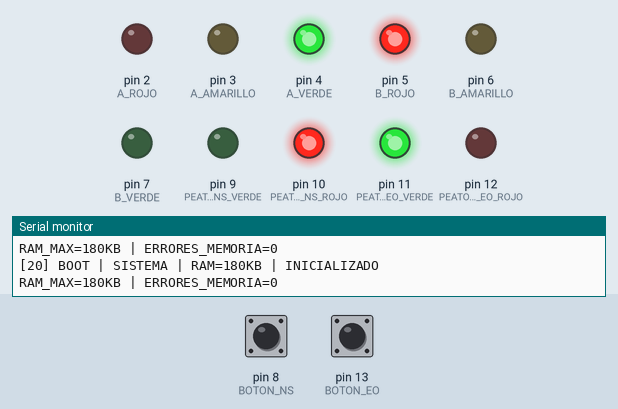
This sketch was run on a simulated Arduino Uno, built with avr-gcc and run on an emulated ATmega328P. Shown: output pins drawn as LEDs (lit = HIGH), the last lines printed to the serial monitor. The test bench sets the inputs (shaded band); at power-on: pin 8 (BOTON_NS) HIGH, pin 13 (BOTON_EO) HIGH.

Above: at 1.3 s.
1.4 s: pin 8 (BOTON_NS) pulled LOW for 0.15 s
4.5 s: pin 13 (BOTON_EO) pulled LOW for 0.15 s
At 6.4 s:
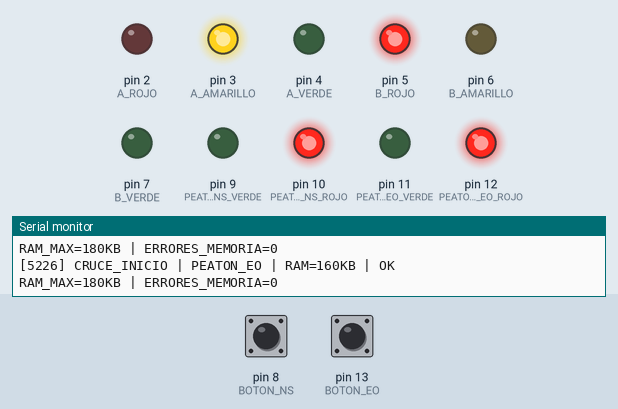
At 10.4 s:
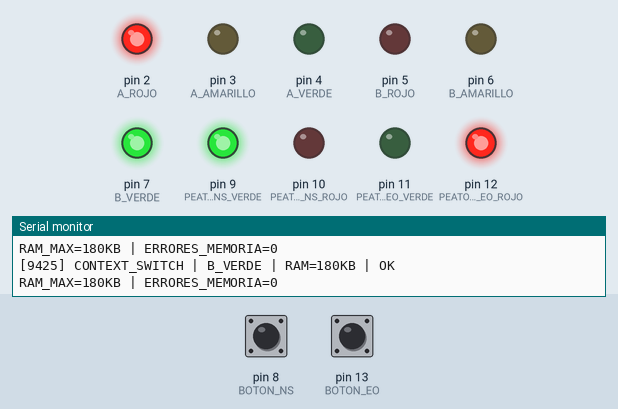
Timing chart, 0 to 20.5 s (numbered marks = the images above; inputs shaded):
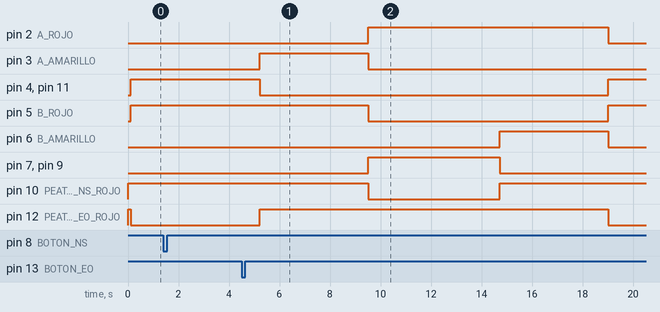

The sketch:

proyecto-semaforo.ino
```cpp
// Semáforo a (norte - sur)
const int A_ROJO = 2;
const int A_AMARILLO = 3;
const int A_VERDE = 4;

// Semáforo b (este – oeste)
const int B_ROJO = 5;
const int B_AMARILLO = 6;
const int B_VERDE = 7;

// Peatonales
const int PEATON_NS_VERDE = 9;
const int PEATON_NS_ROJO = 10;

const int PEATON_EO_VERDE = 11;
const int PEATON_EO_ROJO = 12;

// Botones
const int BOTON_NS = 8;
const int BOTON_EO = 13;


// Variables del sistema
unsigned long tiempoAnterior = 0;

// Estados del sistema vehicular
/*
 0 = A verde
 1 = A amarillo
 2 = B verde
 3 = B amarillo
*/
int estadoActual = 0;

// Variables peatonales
// Solicitudes realizadas por botones
bool solicitudNS = false;
bool solicitudEO = false;

// Bloqueo anti-spam de botones
bool bloqueoNS = false;
bool bloqueoEO = false;


// Control de cruces activos
bool cruceNSActivo = false;
bool cruceEOActivo = false;

// Solo un cruce peatonal puede usarse a la vez
bool monitorCruceOcupado = false;


// Tiempos del sistema
const unsigned long T_VERDE = 5000;
const unsigned long T_AMARILLO = 2000;
const unsigned long T_PEATON = 4000;


// Control temporal peatonal
unsigned long inicioCruceNS = 0;
unsigned long inicioCruceEO = 0;


// Simulación de memoria ram
const int RAM_TOTAL = 1024;

/*
 Cada estado importante del sistema
 se comporta como un proceso.
*/
struct Proceso {

  const char* nombre;
  int memoriaKB;
  bool activo;
};


// Procesos vehiculares
Proceso pA_Verde     = {"A_VERDE", 180, false};
Proceso pA_Amarillo  = {"A_AMARILLO", 160, false};

Proceso pB_Verde     = {"B_VERDE", 180, false};
Proceso pB_Amarillo  = {"B_AMARILLO", 160, false};


// Procesos peatonales
Proceso pPeatonNS    = {"PEATON_NS", 220, false};
Proceso pPeatonEO    = {"PEATON_EO", 220, false};

// Proceso vehicular actual
Proceso* procesoActual = NULL;

// Métricas del sistema
int ramUsada = 0;
int ramMaxima = 0;

unsigned long erroresMemoria = 0;

// Prototipos

// Control vehicular
void actualizarSemaforos();
void cambiarEstado(int nuevoEstado);

// Control peatonal
void detectarBotones();
void iniciarCruceNS(unsigned long tiempoActual);
void iniciarCruceEO(unsigned long tiempoActual);
void actualizarCruces(unsigned long tiempoActual);

// Control de LEDs
void setSemaforoA(bool rojo, bool amarillo, bool verde);
void setSemaforoB(bool rojo, bool amarillo, bool verde);

// Gestión de procesos
Proceso* obtenerProceso(int estado);
bool admitirProceso(Proceso& proceso);
void liberarProceso(Proceso& proceso);
bool contextSwitch(int nuevoEstado);

// Logs
void logEvento(
  const char* evento,
  const char* proceso,
  int ram,
  const char* estado
);


// Setup
void setup() {

  // Salidas vehiculares
  pinMode(A_ROJO, OUTPUT);
  pinMode(A_AMARILLO, OUTPUT);
  pinMode(A_VERDE, OUTPUT);

  pinMode(B_ROJO, OUTPUT);
  pinMode(B_AMARILLO, OUTPUT);
  pinMode(B_VERDE, OUTPUT);

  // Salidas peatonales
  pinMode(PEATON_NS_VERDE, OUTPUT);
  pinMode(PEATON_NS_ROJO, OUTPUT);

  pinMode(PEATON_EO_VERDE, OUTPUT);
  pinMode(PEATON_EO_ROJO, OUTPUT);

  // Entradas
  pinMode(BOTON_NS, INPUT_PULLUP);
  pinMode(BOTON_EO, INPUT_PULLUP);

  // Serial
  Serial.begin(9600);

  // Estado inicial peatones
  digitalWrite(PEATON_NS_VERDE, LOW);
  digitalWrite(PEATON_NS_ROJO, HIGH);

  digitalWrite(PEATON_EO_VERDE, LOW);
  digitalWrite(PEATON_EO_ROJO, HIGH);

  // Proceso inicial
  procesoActual = &pA_Verde;
  admitirProceso(*procesoActual);

  tiempoAnterior = millis();

  logEvento("BOOT", "SISTEMA", ramUsada, "INICIALIZADO");
}

// Loop

void loop() {

  unsigned long tiempoActual = millis();

  // Tareas concurrentes
  detectarBotones();
  actualizarCruces(tiempoActual);
  actualizarSemaforos();
}

// Detección de botones peatonales
void detectarBotones() {

  // norte - sur
  if (digitalRead(BOTON_NS) == LOW && !bloqueoNS) {

    solicitudNS = true;
    bloqueoNS = true;

    logEvento(
      "BOTON",
      "PEATON_NS",
      ramUsada,
      "SOLICITUD"
    );
  }

  // este - oeste
  if (digitalRead(BOTON_EO) == LOW && !bloqueoEO) {

    solicitudEO = true;
    bloqueoEO = true;

    logEvento(
      "BOTON",
      "PEATON_EO",
      ramUsada,
      "SOLICITUD"
    );
  }
}

// control peatonal

void iniciarCruceNS(unsigned long tiempoActual) {

  if (monitorCruceOcupado) return;

  monitorCruceOcupado = true;

  cruceNSActivo = true;
  inicioCruceNS = tiempoActual;

  solicitudNS = false;

  logEvento(
    "CRUCE_INICIO",
    "PEATON_NS",
    ramUsada,
    "OK"
  );
}

void iniciarCruceEO(unsigned long tiempoActual) {

  if (monitorCruceOcupado) return;

  monitorCruceOcupado = true;

  cruceEOActivo = true;
  inicioCruceEO = tiempoActual;

  solicitudEO = false;

  logEvento(
    "CRUCE_INICIO",
    "PEATON_EO",
    ramUsada,
    "OK"
  );
}


// Actualización automática de peatones
void actualizarCruces(unsigned long tiempoActual) {

  // norte - sur
  if (estadoActual == 2) {

    digitalWrite(PEATON_NS_VERDE, HIGH);
    digitalWrite(PEATON_NS_ROJO, LOW);

  } else {

    digitalWrite(PEATON_NS_VERDE, LOW);
    digitalWrite(PEATON_NS_ROJO, HIGH);
  }


  // este - oeste
  if (estadoActual == 0) {

    digitalWrite(PEATON_EO_VERDE, HIGH);
    digitalWrite(PEATON_EO_ROJO, LOW);

  } else {

    digitalWrite(PEATON_EO_VERDE, LOW);
    digitalWrite(PEATON_EO_ROJO, HIGH);
  }


  // Finalizar cruce NS
  if (
    cruceNSActivo &&
    tiempoActual - inicioCruceNS >= T_PEATON
  ) {

    cruceNSActivo = false;
    monitorCruceOcupado = false;
    bloqueoNS = false;

    logEvento(
      "CRUCE_FIN",
      "PEATON_NS",
      ramUsada,
      "OK"
    );
  }


  // Finalizar cruce EO
  if (
    cruceEOActivo &&
    tiempoActual - inicioCruceEO >= T_PEATON
  ) {

    cruceEOActivo = false;
    monitorCruceOcupado = false;
    bloqueoEO = false;

    logEvento(
      "CRUCE_FIN",
      "PEATON_EO",
      ramUsada,
      "OK"
    );
  }
}


// Máquina de estados vehicular

void actualizarSemaforos() {

  unsigned long tiempoActual = millis();

  switch (estadoActual) {

    case 0:

      setSemaforoA(false, false, true);
      setSemaforoB(true, false, false);

      // Cambio de estado
      if (
        tiempoActual - tiempoAnterior >= T_VERDE &&
        !monitorCruceOcupado
      ) {

        cambiarEstado(1);
      }

      break;


    case 1:

      setSemaforoA(false, true, false);
      setSemaforoB(true, false, false);

      // Activar peatón SOLO cuando termina verde vehicular
	  if (solicitudEO && !monitorCruceOcupado) {

        iniciarCruceEO(tiempoActual);
      }

      if (
        tiempoActual - tiempoAnterior >= T_AMARILLO &&
        !monitorCruceOcupado
      ) {

        cambiarEstado(2);
      }

      break;
    case 2:

      setSemaforoB(false, false, true);
      setSemaforoA(true, false, false);

      if (
        tiempoActual - tiempoAnterior >= T_VERDE &&
        !monitorCruceOcupado
      ) {

        cambiarEstado(3);
      }

      break;

    case 3:

      setSemaforoB(false, true, false);
      setSemaforoA(true, false, false);

      // Activar peatón SOLO cuando termina verde vehicular
      if (solicitudNS && !monitorCruceOcupado) {

        iniciarCruceNS(tiempoActual);
      }

      if (
        tiempoActual - tiempoAnterior >= T_AMARILLO &&
        !monitorCruceOcupado
      ) {

        cambiarEstado(0);
      }

      break;
  }
}


// Cambio de contexto

void cambiarEstado(int nuevoEstado) {

  if (contextSwitch(nuevoEstado)) {

    estadoActual = nuevoEstado;
    tiempoAnterior = millis();
  }
}

// Control de leds

void setSemaforoA(bool rojo, bool amarillo, bool verde) {

  digitalWrite(A_ROJO, rojo);
  digitalWrite(A_AMARILLO, amarillo);
  digitalWrite(A_VERDE, verde);
}

void setSemaforoB(bool rojo, bool amarillo, bool verde) {

  digitalWrite(B_ROJO, rojo);
  digitalWrite(B_AMARILLO, amarillo);
  digitalWrite(B_VERDE, verde);
}

// Gestión de procesos

Proceso* obtenerProceso(int estado) {

  switch (estado) {

    case 0: return &pA_Verde;
    case 1: return &pA_Amarillo;
    case 2: return &pB_Verde;
    case 3: return &pB_Amarillo;

    default: return &pA_Verde;
  }
}


bool admitirProceso(Proceso& proceso) {

  if (proceso.activo) return true;

  if (ramUsada + proceso.memoriaKB > RAM_TOTAL) {
    return false;
  }

  proceso.activo = true;

  ramUsada += proceso.memoriaKB;

  if (ramUsada > ramMaxima) {
    ramMaxima = ramUsada;
  }

  logEvento(
    "PROCESO_ADMITIDO",
    proceso.nombre,
    ramUsada,
    "OK"
  );

  return true;
}


void liberarProceso(Proceso& proceso) {

  if (!proceso.activo) return;

  proceso.activo = false;

  ramUsada -= proceso.memoriaKB;

  if (ramUsada < 0) {
    ramUsada = 0;
  }

  logEvento(
    "PROCESO_LIBERADO",
    proceso.nombre,
    ramUsada,
    "OK"
  );
}

// Context switch

bool contextSwitch(int nuevoEstado) {

  Proceso* siguiente = obtenerProceso(nuevoEstado);

  if (procesoActual == siguiente) {
    return true;
  }

  liberarProceso(*procesoActual);

  if (!admitirProceso(*siguiente)) {

    erroresMemoria++;

    logEvento(
      "CONTEXT_SWITCH_ERROR",
      siguiente->nombre,
      ramUsada,
      "SIN_MEMORIA"
    );

    return false;
  }

  procesoActual = siguiente;

  logEvento(
    "CONTEXT_SWITCH",
    siguiente->nombre,
    ramUsada,
    "OK"
  );

  return true;
}


// Sistema de logs

void logEvento(
  const char* evento,
  const char* proceso,
  int ram,
  const char* estado
) {

  Serial.print("[");

  Serial.print(millis());

  Serial.print("] ");

  Serial.print(evento);

  Serial.print(" | ");

  Serial.print(proceso);

  Serial.print(" | RAM=");

  Serial.print(ram);

  Serial.print("KB | ");

  Serial.println(estado);


  // Métricas

  Serial.print("RAM_MAX=");

  Serial.print(ramMaxima);

  Serial.print("KB");

  Serial.print(" | ");

  Serial.print("ERRORES_MEMORIA=");

  Serial.println(erroresMemoria);
}
```
